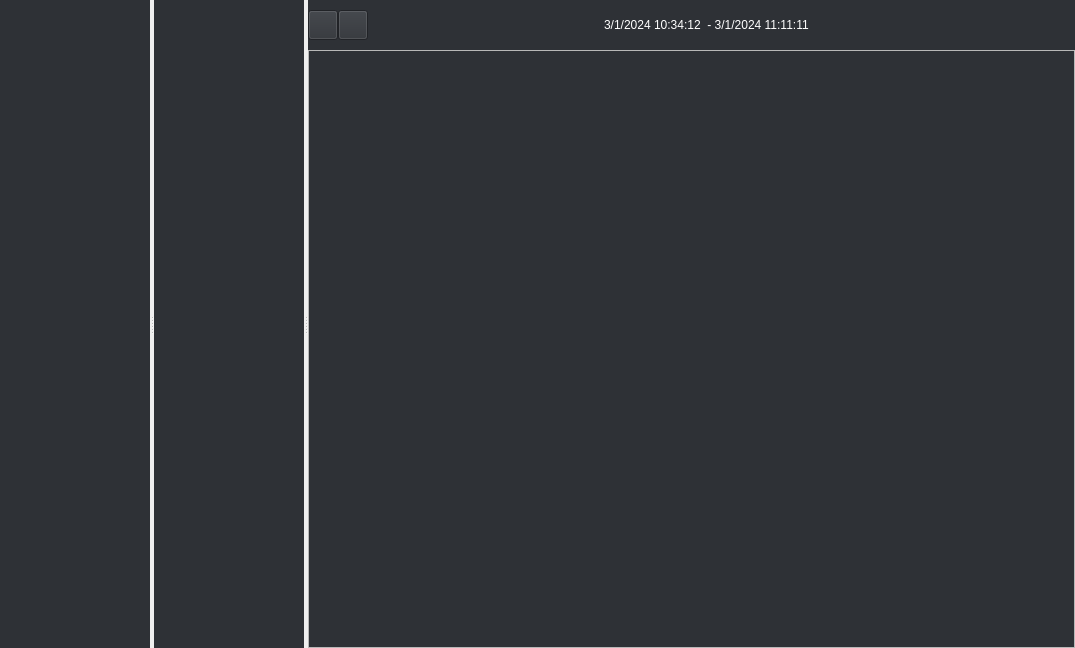
<?xml version="1.0" encoding="UTF-8"?>
<ui version="4.0">
 <class>MainWindow</class>
 <widget class="QMainWindow" name="MainWindow">
  <property name="geometry">
   <rect>
    <x>0</x>
    <y>0</y>
    <width>1075</width>
    <height>648</height>
   </rect>
  </property>
  <property name="windowTitle">
   <string>MainWindow</string>
  </property>
  <property name="styleSheet">
   <string notr="true">#menu_widget, #toolBox {
	background-color: #3333FF;
}

</string>
  </property>
  <widget class="QWidget" name="source_centralwidget">
   <layout class="QGridLayout" name="gridLayout_6">
    <property name="leftMargin">
     <number>0</number>
    </property>
    <property name="topMargin">
     <number>0</number>
    </property>
    <property name="rightMargin">
     <number>0</number>
    </property>
    <property name="bottomMargin">
     <number>0</number>
    </property>
    <property name="spacing">
     <number>0</number>
    </property>
    <item row="0" column="0">
     <widget class="QSplitter" name="source_splitter">
      <property name="orientation">
       <enum>Qt::Horizontal</enum>
      </property>
      <widget class="QWidget" name="source_menu_widget_2" native="true">
       <property name="minimumSize">
        <size>
         <width>150</width>
         <height>0</height>
        </size>
       </property>
       <property name="styleSheet">
        <string notr="true">background-color: rgb(46, 49, 54);</string>
       </property>
       <layout class="QGridLayout" name="gridLayout_5">
        <property name="leftMargin">
         <number>0</number>
        </property>
        <property name="topMargin">
         <number>0</number>
        </property>
        <property name="rightMargin">
         <number>0</number>
        </property>
        <property name="bottomMargin">
         <number>0</number>
        </property>
        <property name="spacing">
         <number>0</number>
        </property>
       </layout>
      </widget>
      <widget class="QWidget" name="source_menu_widget" native="true">
       <property name="minimumSize">
        <size>
         <width>150</width>
         <height>0</height>
        </size>
       </property>
       <property name="styleSheet">
        <string notr="true">background-color: rgb(46, 49, 54);</string>
       </property>
       <layout class="QGridLayout" name="gridLayout">
        <property name="leftMargin">
         <number>0</number>
        </property>
        <property name="topMargin">
         <number>0</number>
        </property>
        <property name="rightMargin">
         <number>0</number>
        </property>
        <property name="bottomMargin">
         <number>0</number>
        </property>
        <property name="spacing">
         <number>0</number>
        </property>
       </layout>
      </widget>
      <widget class="QWidget" name="source_main_widget" native="true">
       <layout class="QGridLayout" name="gridLayout_2">
        <property name="leftMargin">
         <number>0</number>
        </property>
        <property name="topMargin">
         <number>0</number>
        </property>
        <property name="rightMargin">
         <number>0</number>
        </property>
        <property name="bottomMargin">
         <number>0</number>
        </property>
        <property name="spacing">
         <number>0</number>
        </property>
        <item row="0" column="0">
         <widget class="QWidget" name="source_search_widget" native="true">
          <property name="maximumSize">
           <size>
            <width>16777215</width>
            <height>50</height>
           </size>
          </property>
          <property name="styleSheet">
           <string notr="true">background-color: rgb(46, 49, 54);</string>
          </property>
          <layout class="QHBoxLayout" name="horizontalLayout">
           <property name="spacing">
            <number>0</number>
           </property>
           <property name="leftMargin">
            <number>0</number>
           </property>
           <property name="topMargin">
            <number>0</number>
           </property>
           <property name="rightMargin">
            <number>0</number>
           </property>
           <property name="bottomMargin">
            <number>0</number>
           </property>
           <item>
            <widget class="QPushButton" name="source_pushButton_8">
             <property name="minimumSize">
              <size>
               <width>30</width>
               <height>30</height>
              </size>
             </property>
             <property name="maximumSize">
              <size>
               <width>30</width>
               <height>30</height>
              </size>
             </property>
             <property name="text">
              <string/>
             </property>
             <property name="icon">
              <iconset resource="../../../AIPT/PyQt5-Video-Book/#008_app_structure_v2/static/resource.qrc">
               <normaloff>:/icon/icon/arrow-96-48.ico</normaloff>
               <normalon>:/icon/icon/arrow-31-48.ico</normalon>:/icon/icon/arrow-96-48.ico</iconset>
             </property>
             <property name="iconSize">
              <size>
               <width>15</width>
               <height>15</height>
              </size>
             </property>
             <property name="checkable">
              <bool>true</bool>
             </property>
            </widget>
           </item>
           <item>
            <widget class="QPushButton" name="source_pushButton_9">
             <property name="minimumSize">
              <size>
               <width>30</width>
               <height>30</height>
              </size>
             </property>
             <property name="maximumSize">
              <size>
               <width>30</width>
               <height>30</height>
              </size>
             </property>
             <property name="text">
              <string/>
             </property>
             <property name="icon">
              <iconset resource="../../../AIPT/PyQt5-Video-Book/#008_app_structure_v2/static/resource.qrc">
               <normaloff>:/icon/icon/arrow-96-48.ico</normaloff>
               <normalon>:/icon/icon/arrow-31-48.ico</normalon>:/icon/icon/arrow-96-48.ico</iconset>
             </property>
             <property name="iconSize">
              <size>
               <width>15</width>
               <height>15</height>
              </size>
             </property>
             <property name="checkable">
              <bool>true</bool>
             </property>
            </widget>
           </item>
           <item>
            <spacer name="source_horizontalSpacer">
             <property name="orientation">
              <enum>Qt::Horizontal</enum>
             </property>
             <property name="sizeHint" stdset="0">
              <size>
               <width>40</width>
               <height>20</height>
              </size>
             </property>
            </spacer>
           </item>
           <item>
            <widget class="QLabel" name="source_time_label">
             <property name="maximumSize">
              <size>
               <width>16777215</width>
               <height>50</height>
              </size>
             </property>
             <property name="styleSheet">
              <string notr="true">color: rgb(255, 255, 255);</string>
             </property>
             <property name="text">
              <string>3/1/2024 10:34:12  - 3/1/2024 11:11:11</string>
             </property>
            </widget>
           </item>
           <item>
            <spacer name="source_horizontalSpacer_2">
             <property name="orientation">
              <enum>Qt::Horizontal</enum>
             </property>
             <property name="sizeHint" stdset="0">
              <size>
               <width>209</width>
               <height>20</height>
              </size>
             </property>
            </spacer>
           </item>
           <item>
            <widget class="QLabel" name="source_user_label">
             <property name="minimumSize">
              <size>
               <width>30</width>
               <height>30</height>
              </size>
             </property>
             <property name="maximumSize">
              <size>
               <width>30</width>
               <height>30</height>
              </size>
             </property>
             <property name="styleSheet">
              <string notr="true">#user_label {
	background-color: #fff;
	border: 1px solid #F2F4F4;
	padding: 5px 5px;
	border-radius: 15%;
}</string>
             </property>
             <property name="text">
              <string/>
             </property>
             <property name="pixmap">
              <pixmap resource="../../../AIPT/PyQt5-Video-Book/#008_app_structure_v2/static/resource.qrc">:/icon/icon/user-48.ico</pixmap>
             </property>
             <property name="scaledContents">
              <bool>true</bool>
             </property>
            </widget>
           </item>
          </layout>
         </widget>
        </item>
        <item row="1" column="0">
         <widget class="QFrame" name="source_frame_main">
          <property name="frameShape">
           <enum>QFrame::StyledPanel</enum>
          </property>
          <property name="frameShadow">
           <enum>QFrame::Raised</enum>
          </property>
          <layout class="QGridLayout" name="gridLayout_4">
           <property name="leftMargin">
            <number>0</number>
           </property>
           <property name="topMargin">
            <number>0</number>
           </property>
           <property name="rightMargin">
            <number>0</number>
           </property>
           <property name="bottomMargin">
            <number>0</number>
           </property>
           <property name="spacing">
            <number>0</number>
           </property>
           <item row="0" column="0">
            <widget class="QLabel" name="source_label">
             <property name="styleSheet">
              <string notr="true">background-color: rgb(46, 49, 54);</string>
             </property>
             <property name="text">
              <string/>
             </property>
            </widget>
           </item>
          </layout>
         </widget>
        </item>
       </layout>
      </widget>
     </widget>
    </item>
   </layout>
  </widget>
 </widget>
 <resources>
  <include location="../../../AIPT/PyQt5-Video-Book/#008_app_structure_v2/static/resource.qrc"/>
  <include location="../static/resource.qrc"/>
 </resources>
 <connections>
  <connection>
   <sender>source_pushButton_8</sender>
   <signal>toggled(bool)</signal>
   <receiver>source_menu_widget</receiver>
   <slot>setHidden(bool)</slot>
   <hints>
    <hint type="sourcelabel">
     <x>344</x>
     <y>48</y>
    </hint>
    <hint type="destinationlabel">
     <x>167</x>
     <y>21</y>
    </hint>
   </hints>
  </connection>
  <connection>
   <sender>source_pushButton_9</sender>
   <signal>toggled(bool)</signal>
   <receiver>source_menu_widget_2</receiver>
   <slot>setHidden(bool)</slot>
   <hints>
    <hint type="sourcelabel">
     <x>360</x>
     <y>32</y>
    </hint>
    <hint type="destinationlabel">
     <x>119</x>
     <y>144</y>
    </hint>
   </hints>
  </connection>
 </connections>
</ui>
